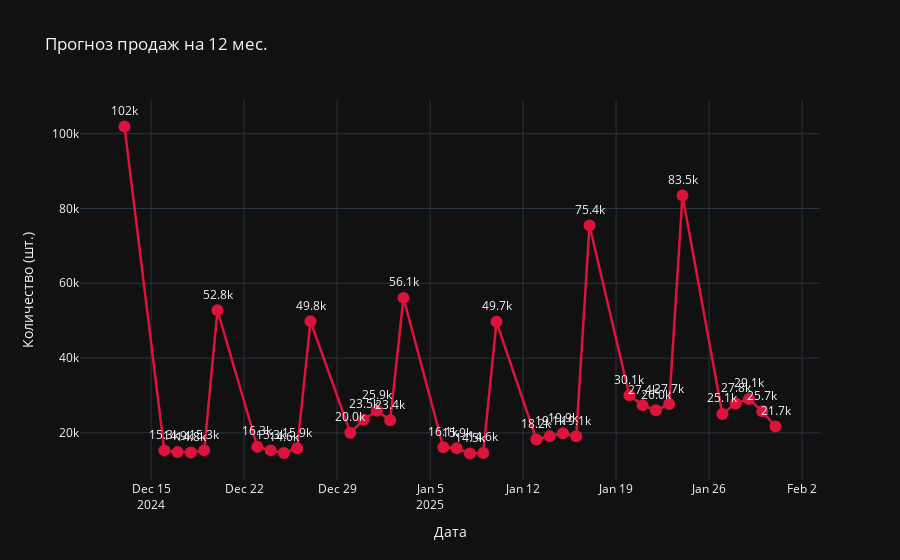

The notebook cell this image was saved under:
### Code cell
fig = go.Figure()

fig.add_trace(
    go.Scatter(x=df_amazon.index,
               y=df_amazon.y,
               mode='lines+markers+text',
               text=df_amazon.y,
               textposition='top center')
)
fig.update_traces(line=dict(color="crimson", width=2.5),
                marker=dict(size=12),
                textposition='top center',
                texttemplate='%{text:.3s}')
fig.update_layout(title="Прогноз продаж на 12 мес.",
                  xaxis_title='Дата',
                  yaxis_title='Количество (шт.)',
                  template='plotly_dark',)

fig.show()
